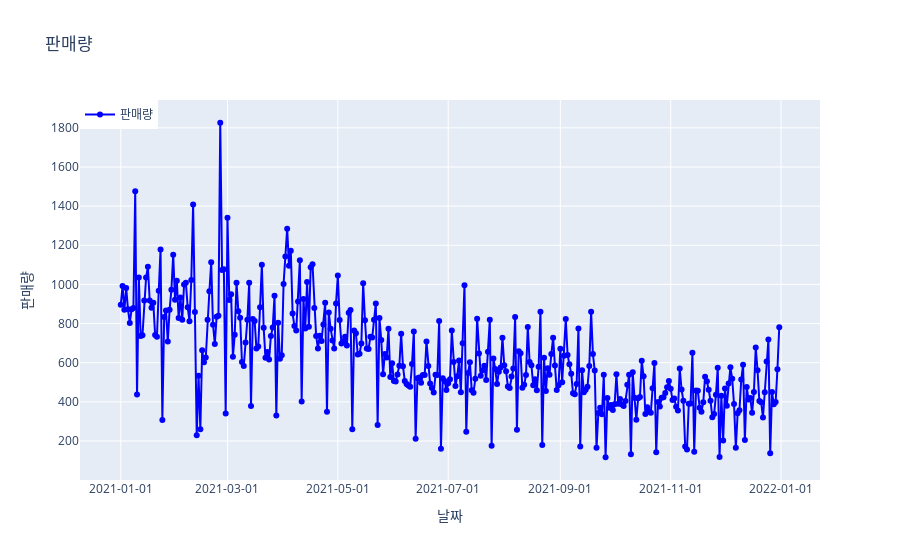

The code cell stored with this chart in its notebook:
### Code cell
import plotly.graph_objs as go

# 교육완구 카테고리의 데이터 추출
edu_toys_data = df_new[df_new['분류'] == '축산물']

# 날짜(de_dt)를 기준으로 그룹화하여 일별 판매량 계산
daily_sales = edu_toys_data.groupby('de_dt')['buy_ct'].sum()

# plotly를 사용하여 그래프 생성
fig = go.Figure()

# 선 그래프 추가
fig.add_trace(go.Scatter(x=daily_sales.index, y=daily_sales.values, mode='lines+markers', name='판매량', marker=dict(color='blue')))

# 레이아웃 설정
fig.update_layout(title='판매량', xaxis_title='날짜',
                  yaxis_title='판매량', xaxis_tickformat='%Y-%m-%d',
                  showlegend=True, legend=dict(x=0, y=1.0))

# 그래프 표시
fig.show()

### Figure 1 — Plotly figure (JSON) as saved in the notebook; plotly's stock layout.template omitted (floating-point values rounded to 4 significant figures; data arrays with more than 128 entries replaced by an {"elided": "..."} marker saying what was removed)
{"data": [{"marker": {"color": "blue"}, "mode": "lines+markers", "name": "판매량", "type": "scatter", "x": {"elided": "365 str values"}, "y": {"elided": "365 int values"}}], "layout": {"legend": {"x": 0, "y": 1}, "showlegend": true, "title": {"text": "판매량"}, "xaxis": {"tickformat": "%Y-%m-%d", "title": {"text": "날짜"}}, "yaxis": {"title": {"text": "판매량"}}}}
